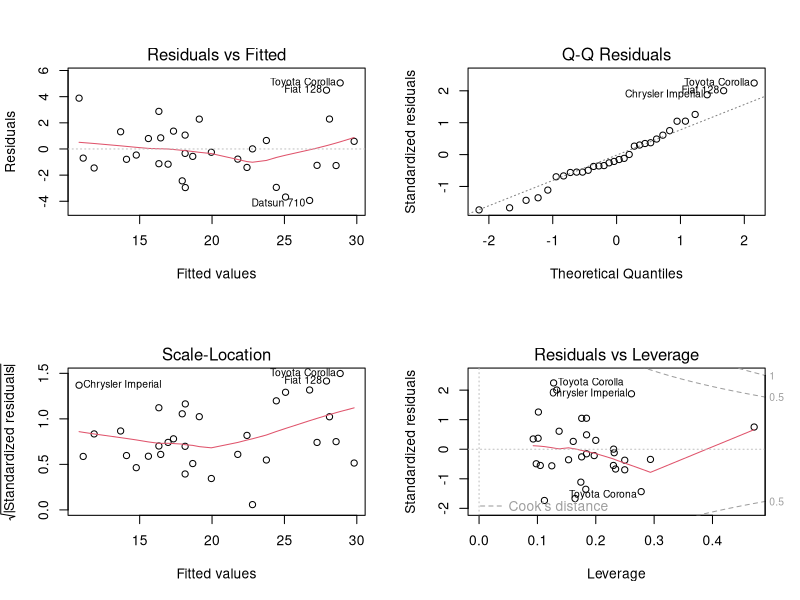
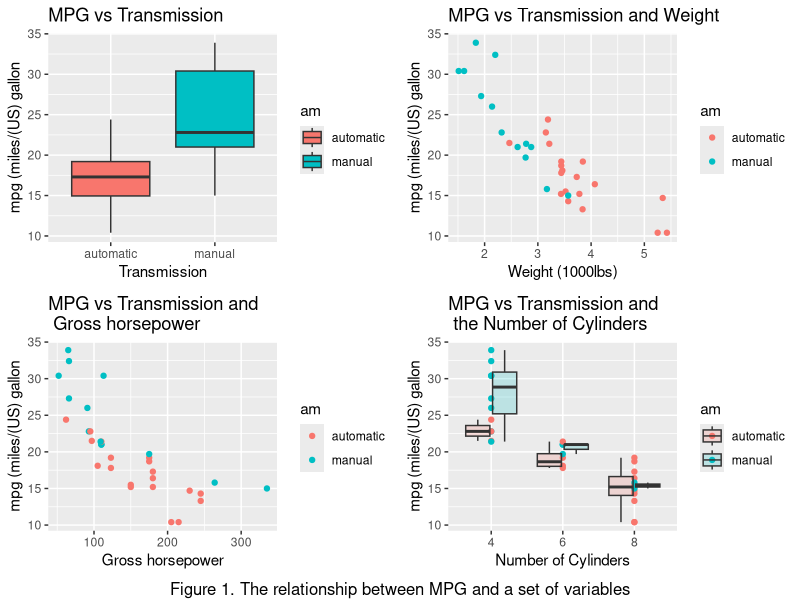

Write R code to recreate these figures, in order.
## ---- chunk 1
knitr::opts_chunk$set(echo = FALSE)
## ---- chunk 2
mtcars1 <- mtcars
mtcars1$am <- ifelse(mtcars$am == 0, "automatic", "manual")

# t.test
t.am <- t.test(mpg ~ factor(am), data = mtcars1, alternative = "less")
# fitting lm
library(car)
fit1 <- lm(mpg ~ factor(am), data =mtcars1)
fit2 <- lm(mpg ~ factor(am) + factor(cyl), data =mtcars1)
anova(fit1, fit2)
vif(fit2)
fit3 <- lm(mpg ~ factor(am) + factor(cyl) + disp, data =mtcars1)
vif(fit3)
anova(fit1, fit2, fit3) # it unnessary to include disp as a regressor
fit4 <- lm(mpg ~ factor(am) + factor(cyl) + hp, data =mtcars1)
vif(fit4)
anova(fit1, fit2, fit4) # hp increased variance
fit5 <- lm(mpg ~ factor(am) + factor(cyl) + hp + drat, data =mtcars1)
vif(fit5)
anova(fit1, fit2, fit4, fit5) # unnessary
fit6 <- lm(mpg ~ factor(am) + factor(cyl) + hp + wt, data =mtcars1) # selected!
vif(fit6)
anova(fit1, fit2, fit4, fit6) # wt increased variance
fit7 <- lm(mpg ~ factor(am) + factor(cyl) + hp + wt + qsec, data =mtcars1)
vif(fit7)
anova(fit1, fit2, fit4, fit6, fit7) # unnecessary
fit8 <- lm(mpg ~ factor(am) + factor(cyl) + hp + wt + factor(vs), data =mtcars1)
vif(fit8)
anova(fit1, fit2, fit4, fit6, fit8) # unnecessary
fit9 <- lm(mpg ~ factor(am) + factor(cyl) + hp + wt + factor(gear), data =mtcars1)
vif(fit9)
anova(fit1, fit2, fit4, fit6, fit9) # unnecessary
fit10 <- lm(mpg ~ factor(am) + factor(cyl) + hp + wt + factor(carb), data =mtcars1)
vif(fit10)
anova(fit1, fit2, fit4, fit6, fit10) # unnecessary
summary(fit6)
## ---- chunk 3
coefficients(fit6)
## ---- chunk 4
par(mfrow = c(2, 2))
plot(fit6)
## ---- chunk 5
library(ggplot2)
library(gridExtra)
# plotting
p1 <- ggplot(mtcars1, aes(am, mpg, fill = am)) +
        geom_boxplot() +
        xlab("Transmission") +
        ylab("mpg (miles/(US) gallon") +
        ggtitle("MPG vs Transmission")
p2 <- ggplot(mtcars1, aes(wt, mpg, color = am)) +
        geom_point() +
        xlab("Weight (1000lbs)") +
        ylab("mpg (miles/(US) gallon") +
        ggtitle("MPG vs Transmission and Weight")
p3 <- ggplot(mtcars1, aes(hp, mpg, color = am)) +
        geom_point() +
        xlab("Gross horsepower") +
        ylab("mpg (miles/(US) gallon") +
        ggtitle("MPG vs Transmission and \n Gross horsepower")
p4 <- ggplot(mtcars1, aes(factor(cyl), mpg)) +
        geom_point(aes(color = am)) +
        geom_boxplot(aes(fill = am), alpha = 1/5) +
        xlab("Number of Cylinders") +
        ylab("mpg (miles/(US) gallon") +
        ggtitle("MPG vs Transmission and \n the Number of Cylinders")
grid.arrange(p1, p2, p3, p4, bottom = "Figure 1. The relationship between MPG and a set of variables", nrow = 2)
## ---- chunk 6
# fitting lm
library(car)
fit1 <- lm(mpg ~ factor(am), data =mtcars1)
fit2 <- lm(mpg ~ factor(am) + factor(cyl), data =mtcars1)
anova(fit1, fit2)
fit3 <- lm(mpg ~ factor(am) + factor(cyl) + disp, data =mtcars1)
anova(fit1, fit2, fit3) # it unnessary to include disp as a regressor
fit4 <- lm(mpg ~ factor(am) + factor(cyl) + hp, data =mtcars1)
anova(fit1, fit2, fit4) # hp increased variance
fit5 <- lm(mpg ~ factor(am) + factor(cyl) + hp + drat, data =mtcars1)
anova(fit1, fit2, fit4, fit5) # unnessary
fit6 <- lm(mpg ~ factor(am) + factor(cyl) + hp + wt, data =mtcars1) # selected!
anova(fit1, fit2, fit4, fit6) # wt increased variance
fit7 <- lm(mpg ~ factor(am) + factor(cyl) + hp + wt + qsec, data =mtcars1)
anova(fit1, fit2, fit4, fit6, fit7) # unnecessary
fit8 <- lm(mpg ~ factor(am) + factor(cyl) + hp + wt + factor(vs), data =mtcars1)
anova(fit1, fit2, fit4, fit6, fit8) # unnecessary
fit9 <- lm(mpg ~ factor(am) + factor(cyl) + hp + wt + factor(gear), data =mtcars1)
anova(fit1, fit2, fit4, fit6, fit9) # unnecessary
fit10 <- lm(mpg ~ factor(am) + factor(cyl) + hp + wt + factor(carb), data =mtcars1)
anova(fit1, fit2, fit4, fit6, fit10) # unnecessary
## ---- chunk 7
# t.test
t.test(mpg ~ factor(am), data = mtcars1, alternative = "less")

## ---- chunk 8
fullModelFit <- lm(mpg ~ ., data = mtcars)
stepFit <- step(fullModelFit)
summary(stepFit) # results hidden
summary(stepFit)$coeff # results hidden
sum((abs(dfbetas(stepFit)))>1)
